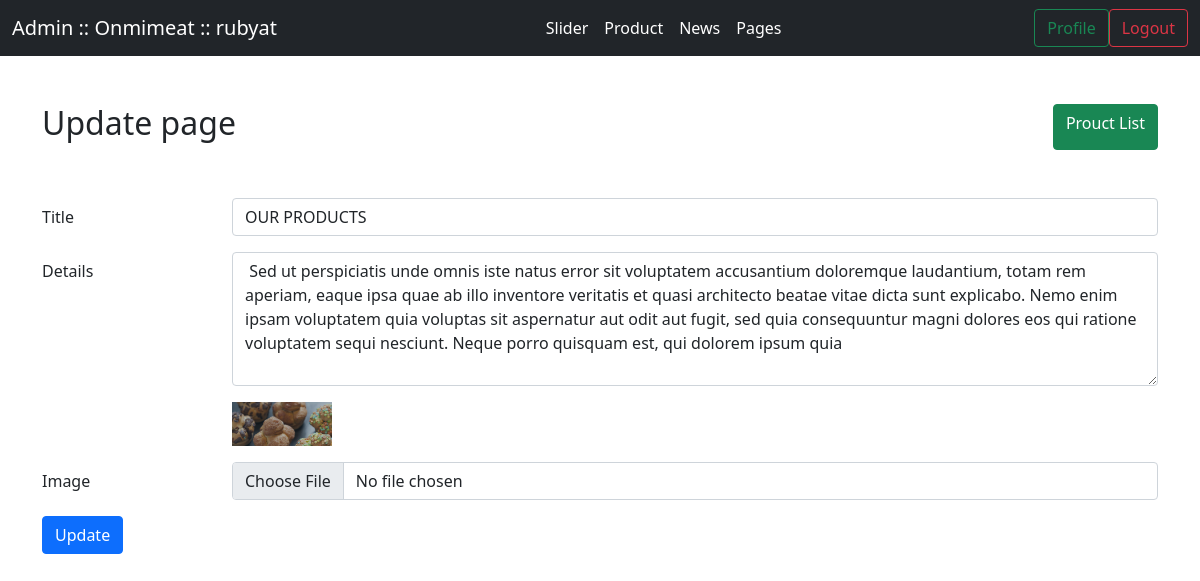
Screenshot of /admin/update_page.php?page_id=2 (signed in) with the database file from the repository.
### tables this page shows
CREATE TABLE `page` (
  `page_id` int(11) NOT NULL,
  `title` varchar(255) NOT NULL,
  `details` text NOT NULL,
  `image` varchar(255) NOT NULL
);

### admin/update_page.php (the view, shortened to what this page needs)
<?php
    $page_id = $_GET['page_id'];
    include"inc/con.php";
    include"inc/function.php";
    if($_POST){
        if(!empty($_FILES['image']['name'])){
            $image = upload_image($_FILES["image"]);
        }else{
            $image = $_POST['old_image'];
        }
        $sql = 'UPDATE page SET title="'. $_POST['title'] .'", details="'. $_POST['details'] .'",  image="'. $image .'"  WHERE page_id = '.$page_id;
        if ($conn->query($sql) === TRUE) {
            echo "Record updated successfully";
            header('Location: page.php');
        } else {
            echo "Error updating record: " . $conn->error;
        }
        exit();
    }else{
        $sql = "SELECT * FROM page WHERE page_id = $page_id";
        $result = $conn->query($sql);
        $page = $result->fetch_assoc();
    }
?>
<?php include'inc/header.php';?>
        <div class="d-flex justify-content-between py-5">
            <h2>Update page</h2>
            <a href="page.php" class="btn btn-success">Prouct List</a>
        </div>
        <form method="post" action="" enctype="multipart/form-data">
            <div class="row mb-3">
                <label for="title" class="col-sm-2 col-form-label">Title</label>
                <div class="col-sm-10">
                    <input value="<?php echo $page['title'];?>" type="text" name="title" class="form-control" id="title">
                </div>
            </div>
            <div class="row mb-3">
                <label for="title" class="col-sm-2 col-form-label">Details</label>
                <div class="col-sm-10">
                    <textarea name="details" class="form-control" id="details" rows="5"><?php echo $page['details'];?></textarea>
                </div>
            </div>
           <?php if($page["image"]){?>
           <div class="row mb-3">
                <label for="image" class="col-sm-2 col-form-label"></label>
                <div class="col-sm-10">
                    <img style="width:100px" src="../uploads/<?php echo $page["image"];?>" alt="">
                </div>
            </div>
            <?php }?>
           <div class="row mb-3">
                <label for="image" class="col-sm-2 col-form-label">Image</label>
                <div class="col-sm-10">
                    <input type="file" name="image" class="form-control" id="image">
                </div>
            </div>
            <button type="submit" class="btn btn-primary">Update</button>
        </form>
<?php include'inc/footer.php';?>

### rows the page displays
page: title "OUR PRODUCTS", details "Sed ut perspiciatis unde omnis iste natus error sit voluptatem accusantium doloremque laudantium, totam rem aperiam, eaque ipsa quae ab illo inventore veritatis et quasi architecto beatae vitae dicta sunt explicabo. Nemo enim ipsam voluptatem quia voluptas sit aspernatur aut odit aut fugit, sed quia consequuntur magni dolores eos qui ratione voluptatem sequi nesciunt. Neque porro quisquam est, qui dolorem ipsum quia", image (picture)

### other values shown
$_SESSION['user_name'] "rubyat"
